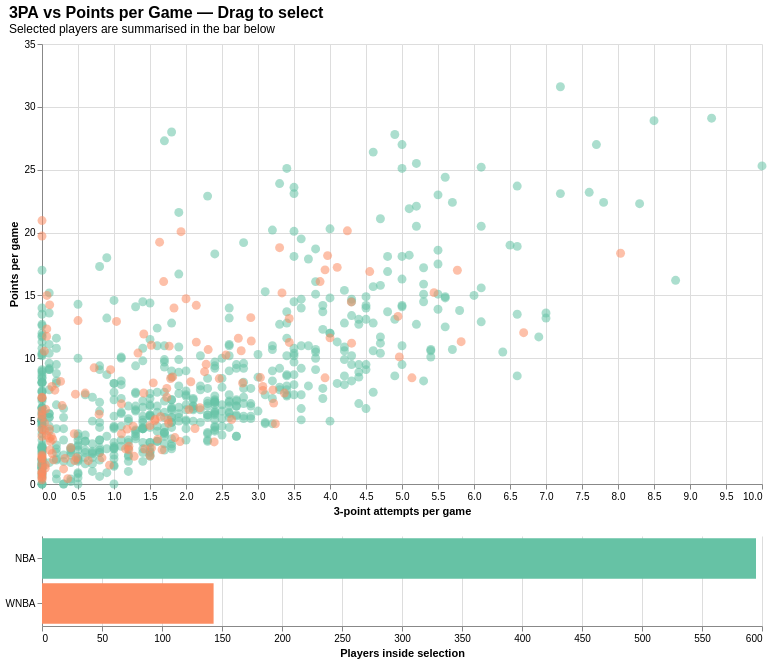

Notebook source saved alongside this figure:
### Markdown cell above
### 3. Three-point attempts vs points scored — interactive linked selection (Altair)

Altair scatter of 3-point attempts per game against points scored per game with a draggable rectangular brush — click and drag on the scatter to select a region of players, and the bar chart underneath updates live to show how many of the selected players come from each league. The kind of cross-filtered linked-view chart Altair makes trivial to write.

### Code cell
scatter_data = (
    combined[['3PA', 'PTS', 'Player', 'Pos', 'League']]
    .dropna()
    .rename(columns={'3PA': 'ThreePA'})
)

brush = alt.selection_interval()

scatter = alt.Chart(scatter_data).mark_circle(size=80, opacity=0.55).encode(
    x=alt.X('ThreePA:Q', title='3-point attempts per game'),
    y=alt.Y('PTS:Q', title='Points per game'),
    color=alt.condition(
        brush,
        alt.Color('League:N', scale=ALT_LEAGUE_COLORS),
        alt.value('lightgray'),
    ),
    tooltip=[
        alt.Tooltip('Player:N'),
        alt.Tooltip('Pos:N'),
        alt.Tooltip('League:N'),
        alt.Tooltip('ThreePA:Q', title='3PA', format='.2f'),
        alt.Tooltip('PTS:Q', format='.2f'),
    ],
).add_params(brush).properties(
    width=720, height=440,
    title=alt.TitleParams(
        '3PA vs Points per Game — Drag to select',
        subtitle='Selected players are summarised in the bar below',
        anchor='start', fontSize=16,
    ),
)

bars = alt.Chart(scatter_data).mark_bar().encode(
    y=alt.Y('League:N', title=None),
    x=alt.X('count():Q', title='Players inside selection'),
    color=alt.Color('League:N', scale=ALT_LEAGUE_COLORS, legend=None),
    tooltip=['League:N', alt.Tooltip('count():Q', title='Selected players')],
).transform_filter(brush).properties(width=720, height=90)

chart_3pa = (scatter & bars).configure_view(stroke=None)
show_altair(chart_3pa)

### Figure 1 — Vega-Lite specification as saved in the notebook (floating-point values rounded to 4 significant figures; data arrays with more than 128 entries replaced by an {"elided": "..."} marker saying what was removed)
{"$schema": "https://vega.github.io/schema/vega-lite/v6.4.1.json", "config": {"view": {"continuousHeight": 300, "continuousWidth": 300, "stroke": null}}, "data": {"name": "data-7a158eeb8eb546983a29fb9264828de7"}, "datasets": {"data-7a158eeb8eb546983a29fb9264828de7": {"elided": "738 records"}}, "params": [{"name": "param_54dd647193d9b3b3", "select": {"type": "interval"}, "views": ["view_d0ab1ac1f4a359a9_0"]}], "vconcat": [{"encoding": {"color": {"condition": {"field": "League", "param": "param_54dd647193d9b3b3", "scale": {"domain": ["NBA", "WNBA"], "range": ["#66c2a5", "#fc8d62"]}, "type": "nominal"}, "value": "lightgray"}, "tooltip": [{"field": "Player", "type": "nominal"}, {"field": "Pos", "type": "nominal"}, {"field": "League", "type": "nominal"}, {"field": "ThreePA", "format": ".2f", "title": "3PA", "type": "quantitative"}, {"field": "PTS", "format": ".2f", "type": "quantitative"}], "x": {"field": "ThreePA", "title": "3-point attempts per game", "type": "quantitative"}, "y": {"field": "PTS", "title": "Points per game", "type": "quantitative"}}, "height": 440, "mark": {"opacity": 0.55, "size": 80, "type": "circle"}, "name": "view_d0ab1ac1f4a359a9_0", "title": {"anchor": "start", "fontSize": 16, "subtitle": "Selected players are summarised in the bar below", "text": "3PA vs Points per Game — Drag to select"}, "width": 720}, {"encoding": {"color": {"field": "League", "legend": null, "scale": {"domain": ["NBA", "WNBA"], "range": ["#66c2a5", "#fc8d62"]}, "type": "nominal"}, "tooltip": [{"field": "League", "type": "nominal"}, {"aggregate": "count", "title": "Selected players", "type": "quantitative"}], "x": {"aggregate": "count", "title": "Players inside selection", "type": "quantitative"}, "y": {"field": "League", "title": null, "type": "nominal"}}, "height": 90, "mark": {"type": "bar"}, "transform": [{"filter": {"param": "param_54dd647193d9b3b3"}}], "width": 720}]}
